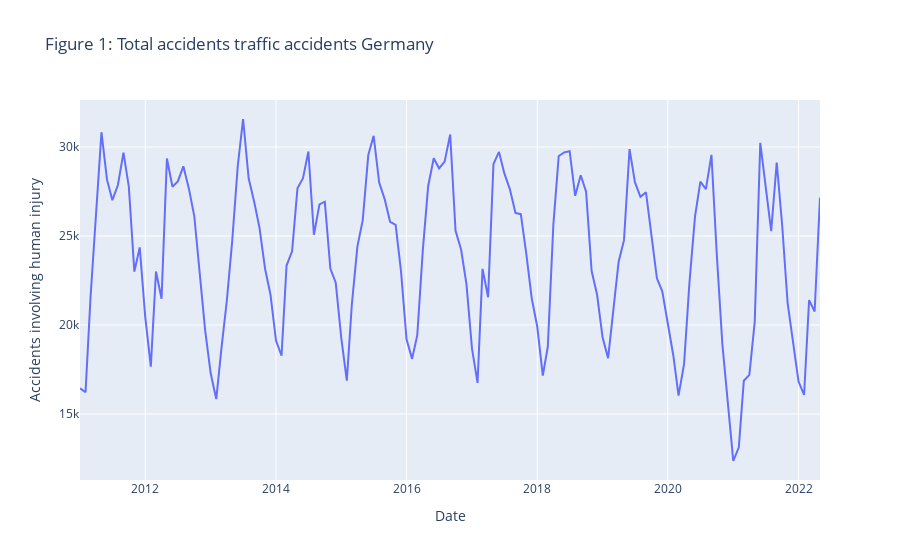

Notebook cell for this chart:
### Code cell
df1 = df_road_safety_germany
fig = px.line(df1, x= df_road_safety_germany.index, y= "Accidents involving human injury",
             title = "Figure 1: Total accidents traffic accidents Germany")
fig.show()

### Figure 1 — Plotly figure (JSON) as saved in the notebook; plotly's stock layout.template omitted (floating-point values rounded to 4 significant figures; data arrays with more than 128 entries replaced by an {"elided": "..."} marker saying what was removed)
{"data": [{"hovertemplate": "Date=%{x}<br>Accidents involving human injury=%{y}<extra></extra>", "legendgroup": "", "line": {"color": "#636efa", "dash": "solid"}, "marker": {"symbol": "circle"}, "mode": "lines", "name": "", "orientation": "v", "showlegend": false, "type": "scatter", "x": {"elided": "137 str values"}, "xaxis": "x", "y": {"elided": "137 int values"}, "yaxis": "y"}], "layout": {"legend": {"tracegroupgap": 0}, "title": {"text": "Figure 1: Total accidents traffic accidents Germany"}, "xaxis": {"anchor": "y", "domain": [0, 1], "title": {"text": "Date"}}, "yaxis": {"anchor": "x", "domain": [0, 1], "title": {"text": "Accidents involving human injury"}}}}
